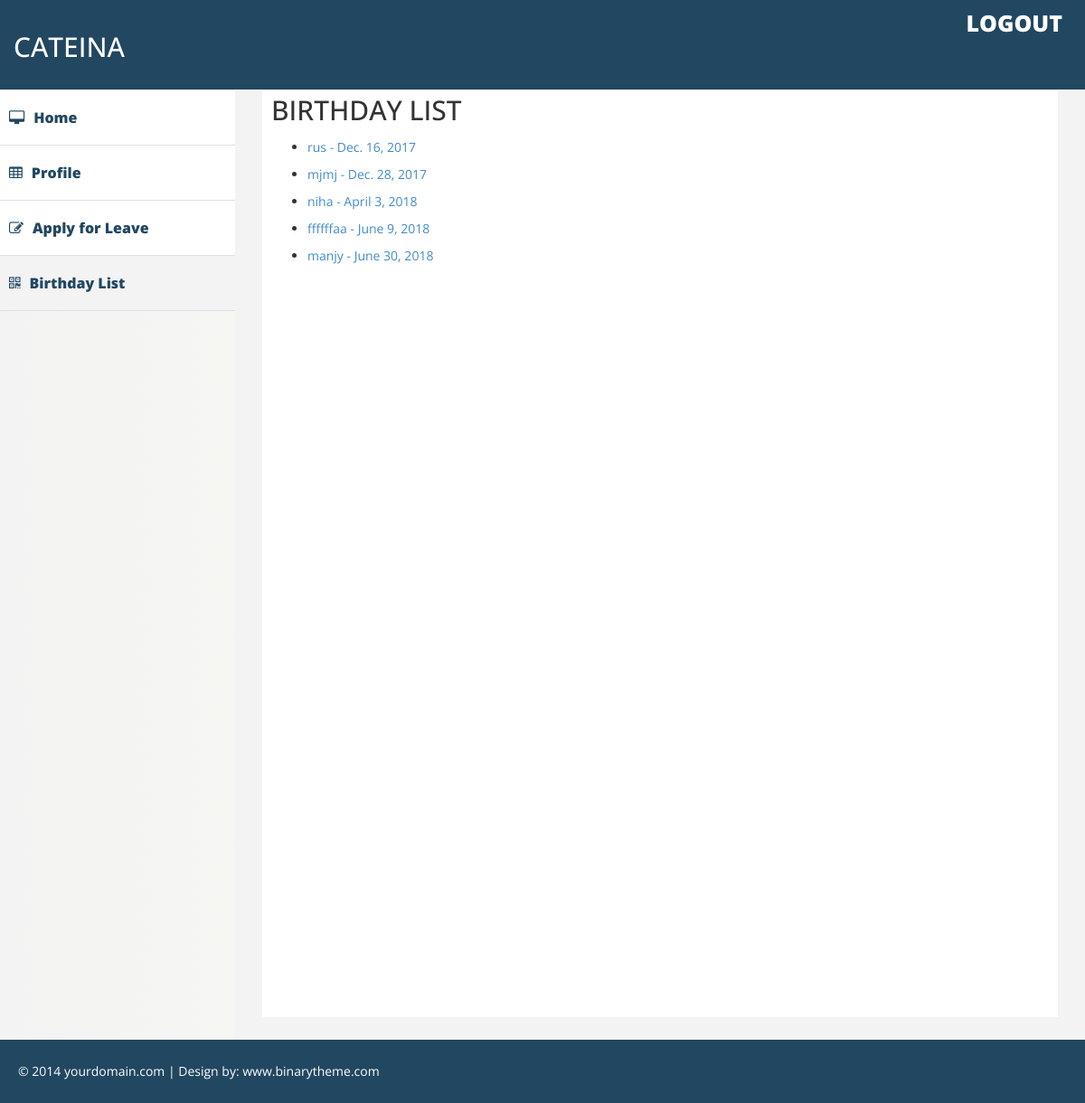
The app's page /dashboard/birthday_list/ (signed in), older data.
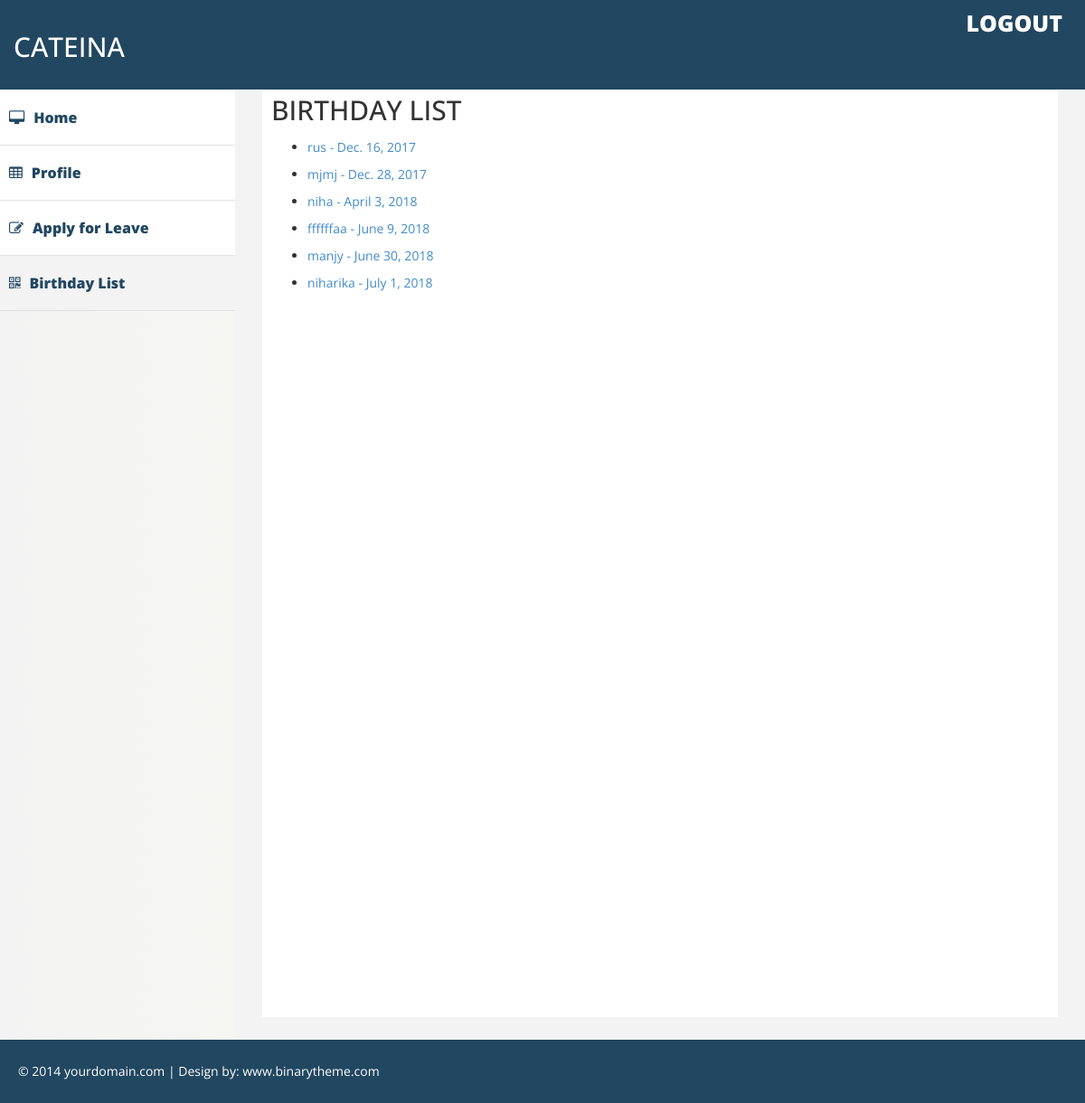
The same page, newer data.
### users/models.py (models this page shows, shortened)
class CustomUser(AbstractUser):
    name = models.CharField(blank=True, max_length=255)
    M='M'
    F='F'
    GENDER_CHOICES = (
        (M, 'Male'),
        (F, 'Female'),
    )
    gender = models.CharField(max_length=1, choices=GENDER_CHOICES)
    SEC_CHOICE =(
        ('Whats your pet name', 'Whats your pets name'),
        ('Whats your best friends name', 'Whats your best frens name'),
        ('How old are you', 'How old are you'),
    )
    security_question=models.CharField(max_length=200,choices=SEC_CHOICE)
    birth_date = models.DateField(("Birth Date"), default=date.today)
    answer=models.CharField(blank=True, max_length=255)
    resume=models.FileField()

### dashboard/views.py (the view)
# urls.py: path('birthday_list/',views.birthdaylist,name='birthday_list'),
def birthdaylist(request):
    if(request.user.is_authenticated):
        users=CustomUser.objects.order_by('birth_date')[:]
        context={
            'users':users
        }
        return render(request,'dashboard/birthdaylist.html',context=context)
    else:
        return redirect('login')

### dashboard/templates/dashboard/birthdaylist.html (shortened to what this page needs)
{% extends 'dashboard/sidebar.html' %}
{% block mainpage %}
<div id="page-wrapper">
  <div id="page-inner">
  <h2>BIRTHDAY LIST</h2>
<ul>
    {% for user in users %}
    <li>
          <a href="{% url 'dashboard:detailview' user.id %}">
        {{ user.username }} - {{ user.birth_date }}
          </a>
    </li>
    {% endfor %}
</ul>
  </div>
</div>
{% endblock %}
{% block birthdaylistactive %}
<li class="active-link">
                      <a href="{% url 'dashboard:birthday_list' %}"><i class="fa fa-qrcode "></i>Birthday List</a>
                    </li>
{% endblock %}

### dashboard/templates/dashboard/sidebar.html (shortened to what this page needs)
{% extends 'base.html' %}
    {% block content %}
   {% load staticfiles %}
    <div id="wrapper">
         <div class="navbar navbar-inverse navbar-fixed-top">
            <div class="adjust-nav">
                <div class="navbar-header">
                    <a class="navbar-brand" href="{% url 'dashboard:home' %}">
                        <h2>CATEINA</h2>
                    </a>
                </div>
                 <span class="logout-spn" >
                  <a href="{% url 'login' %}" style="color:#fff;">LOGOUT</a>
                </span>
            </div>
        </div>
        <nav class="navbar-default navbar-side" role="navigation">
            <div class="sidebar-collapse">
                <ul class="nav" id="main-menu">
                    {% block homeactive %}
                     <li >
                        <a href="{% url 'dashboard:home' %}" ><i class="fa fa-desktop "></i>Home</a>
                    </li>
                    {% endblock %}
                    {% block profileactive %}
                    <li>
                        <a href="{% url 'dashboard:detailview' user.id %}"><i class="fa fa-table "></i>Profile</a>
                    </li>
                    {% endblock %}
                    {% block postactive %}
                    <li >
                        <a href="#"><i class="fa fa-edit "></i>Apply for Leave</a>
                    </li>
                    {% endblock %}
                    {% block birthdaylistactive %}{% endblock %}
                </ul>
                            </div>
        </nav>
        {% block mainpage %}{% endblock %}
        </div>
    <div class="footer">
             <div class="row">
                <div class="col-lg-12" >
                    &copy;  2014 yourdomain.com | Design by: <a href="http://binarytheme.com" style="color:#fff;"  target="_blank">www.binarytheme.com</a>
                </div>
        </div>
        </div>
{% endblock %}

### templates/base.html (shortened to what this page needs)
<html>
<head>
  {% load bootstrap3 %}
  {% bootstrap_css %}
  {%load staticfiles%}
  <link rel="stylesheet" type="text/css" href="{% static 'users/style.css' %}"/>
  <link href="{% static 'css/bootstrap.css' %}" rel="stylesheet" />
  <link href="{% static 'css/font-awesome.css' %}" rel="stylesheet" />
  <link href="{% static 'css/custom.css' %}" rel="stylesheet" />
</head>
<body>
  <main>
    {% block content %}
    {% endblock %}
  </main>
</body>
</html>

### staticfiles/users/style.css (style rules this page uses)
body { background: #fffff2; background: -webkit-linear-gradient(right, #fffff2, #f3f3f3); background: -moz-linear-gradient(right, #fffff2, #f3f3f3); background: -o-linear-gradient(right, #fffff2, #f3f3f3); background: linear-gradient(to left, #fffff2, #f3f3f3); font-family: "Roboto", sans-serif; -webkit-font-smoothing: antialiased; -moz-osx-font-smoothing: grayscale; }

### dashboard/static/css/custom.css (style rules this page uses)
body { font-family: 'Open Sans', sans-serif; line-height:30px; }
#wrapper { width: 100%; margin-top:50px; }
#page-wrapper { padding: 15px 15px; min-height: 600px; background:#F3F3F3; }
#page-inner { width:100%; margin:10px 20px 10px 0px; background-color:#fff!important; padding:10px; min-height:1050px; }
.sidebar-collapse .nav { padding:0; padding-top:50px; }
.sidebar-collapse > .nav > li > a { padding:15px 10px; color: #214761; font-weight: 900; font-size: 16px; }
.sidebar-collapse > .nav > li { border-bottom:1px solid #e1e1e1; }
.navbar-side { border:none; background-color: #fff; }
.navbar-inverse { background-color: #214761; border-color: #F0F0F0; min-height: 100px; }
.nav > li > a > i { margin-right:10px; }
.logout-spn { float:right; color:#fff; font-size:25px; font-weight:800; margin:20px; margin: 10px 25px 10px 50px; }
.logout-spn a { text-decoration:none; }
.active-link { background-color:#f3f3f3; }
.footer { background-color:#214761; width:100%; color:#fff; padding:20px 50px 20px 50px; padding-left:20px; }
@media (min-width:768px) { #page-wrapper { margin: 0 0 0 260px; padding: 15px 30px; min-height: 1050px; } }
@media (min-width:768px) { .navbar-side { z-index: 1; position: absolute; width: 260px; } }

Row changes from the older to the newer data that the page shows:
added CustomUser: username "niharika", birth_date "July 1, 2018"
